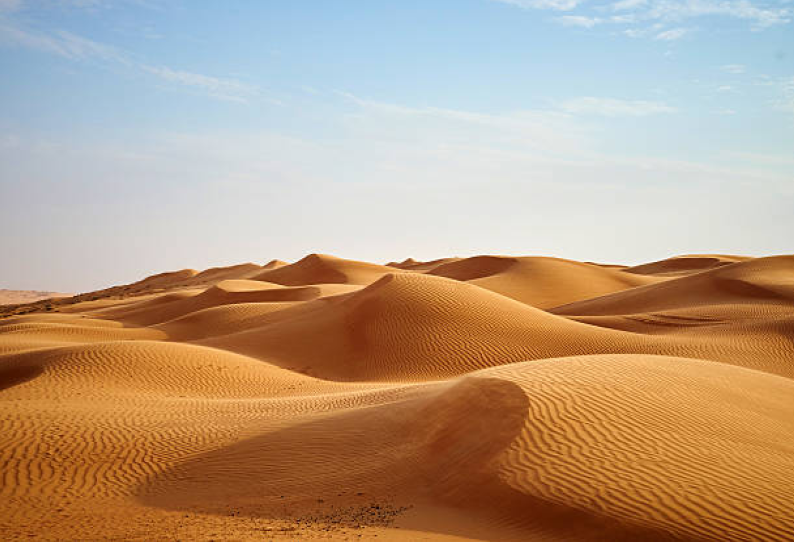
#> input picture compositor/blend_utils/img_bg/bg.png, 2382 x 1626 px (shown at 1/3 size)
$ python compositor.py   (older library calls are emulated)
#> lines starting #> are read from the running program, lines starting #| are printed output that depends on the picture; after the words box and inside, x2 and y2 are one past the last pixel; in counts of white or black regions, pixels touching at a corner belong together
import warnings; warnings.filterwarnings('ignore');

import sys
import numpy as np
import pandas as pd
import matplotlib.pyplot as plt

from scipy.misc import imread

import skimage
from skimage import img_as_ubyte
from skimage.transform import rescale
from skimage.transform import rotate
from skimage import io
from skimage import filters
from skimage import exposure
from skimage.morphology import disk
from skimage.filters import rank

from PIL import Image
import cv2

#File where to save the final image of this document
output_filename = 'outfile.png'

DO_SHOW = False

"""
Load images
"""
bg = imread('./img_bg/bg.png', mode='RGBA')
girl_0 = imread('./img_fg/girl_a.png', mode='RGBA')
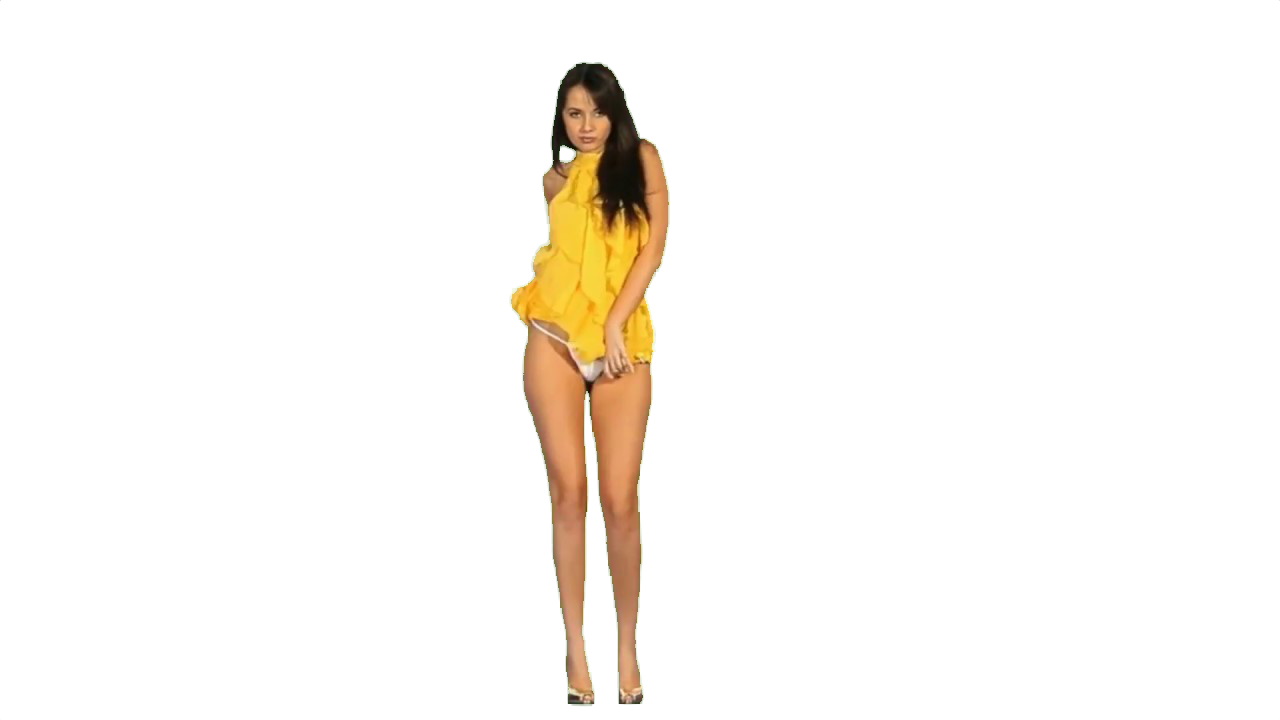
#> input picture compositor/blend_utils/img_fg/girl_a.png, 1280 x 720 px
#> girl_0 is the input picture: shape (720, 1280, 4); mean R, G, B, A 13.3, 205.3, 5, 15.8
girl_0_mask = imread('./img_fg/girl.pbm')
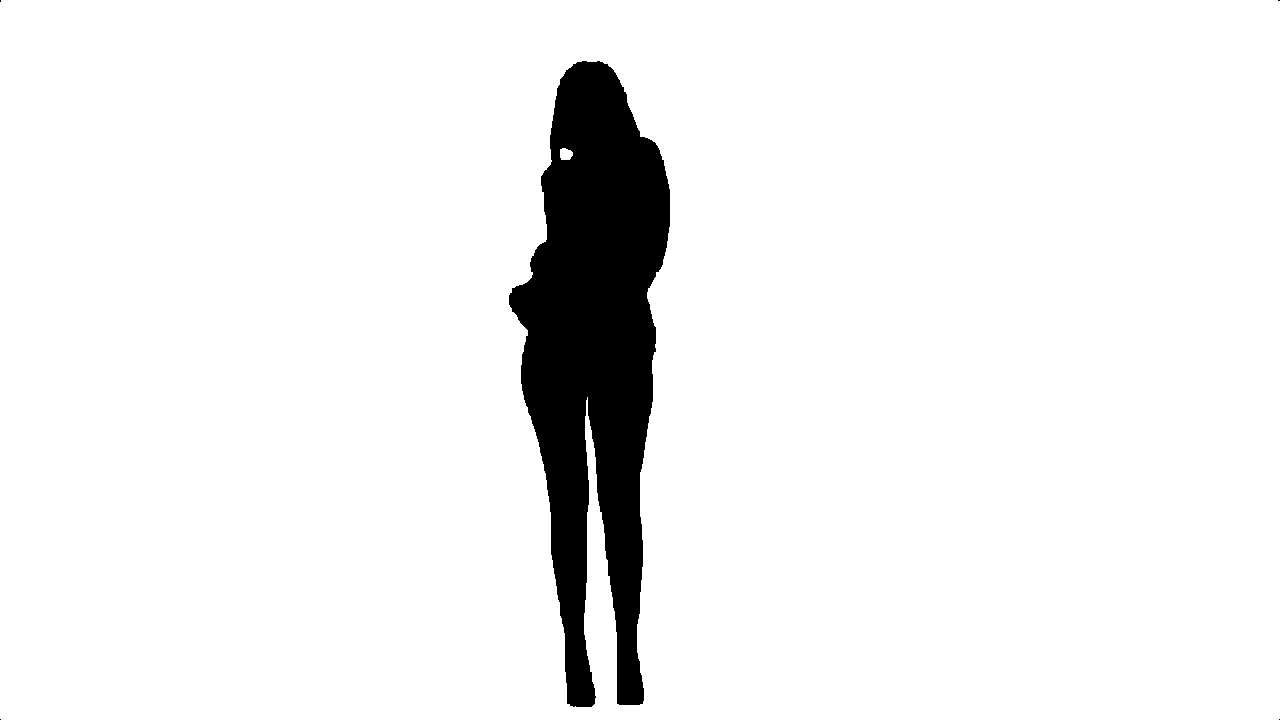
#> input picture compositor/blend_utils/img_fg/girl.pbm, 1280 x 720 px
#> girl_0_mask is the input picture: shape (720, 1280); 93.5% white; 5 black regions (4 under 20 px), largest, box (x1, y1, x2, y2) and area: (509, 61, 670, 707) 60291

#> (the run stopped early here; a loop or call above may not have finished)
